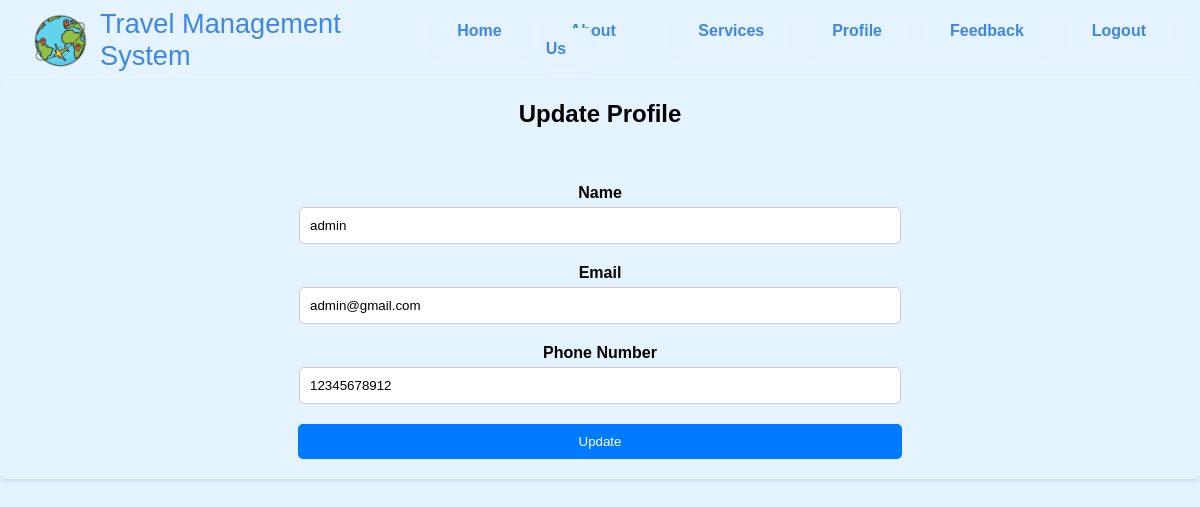
The app's page /update_customer.php (signed in) with its own data.
### tables this page shows
CREATE TABLE `user` (
  `id` int(6) UNSIGNED NOT NULL,
  `username` varchar(30) NOT NULL,
  `password` varchar(30) NOT NULL,
  `email` varchar(50) NOT NULL,
  `full_name` varchar(50) NOT NULL,
  `phone_number` varchar(20) NOT NULL,
  `user_type` enum('customer','admin') NOT NULL DEFAULT 'customer'
);

### update_customer.php (the view, shortened to what this page needs)
<?php
$host = "localhost";
$user = "root";
$password = "";
$db = "cse470";
$data = mysqli_connect($host, $user, $password, $db);
$sql = "SELECT * FROM user WHERE username = '{$_SESSION['username']}'";
$result = mysqli_query($data, $sql);
$info = $result->fetch_assoc();
?>
<!DOCTYPE html>
<html>
    <header>
    <?php
include "navbar.php"
?>
</header>
<head>
</head>
<body>
	<div class="content">
        <center>
            <h1>Update Profile</h1>
            <br><br>
            <div class="div_deg">
                <form action="#" method="POST">
                    <div>
                        <label>Name</label>
                        <input type="text" name="full_name" value="<?php echo $info['full_name']; ?>" >
                    </div>
                    <div>
                        <label>Email</label>
                        <input type="email" name="email" value="<?php echo $info['email']; ?>" >
                    </div>
                    <div>
                        <label>Phone Number</label>
                        <input type="tel" name="phone_number" value="<?php echo $info['phone_number']; ?>" >
                    </div>
                    <div>
                        <input type="submit" class="btn btn-success" name="update" value="Update" >
                    </div>
                </form>
            </div>
        </center>
	</div>
</body>
</html>

### navbar.css (style rules this page uses)
* { margin: 0; padding: 0; }
body { font-family: 'Montserrat', sans-serif; background-color: #e5f3ff; }

### update_customer.php (style rules this page uses)
body { background-color: #e5f3ff; }
.content { margin: 0 auto; padding: 20px; background-color:#e5f3ff; border-radius: 5px; box-shadow: 0 2px 4px rgba(0, 0, 0, 0.1); }
h1 { font-size: 24px; margin-bottom: 20px; text-align: center; }
label { display: block; font-weight: bold; margin-bottom: 5px; }
input[type="text"], input[type="email"], input[type="tel"] { width: 50%; padding: 10px; border: 1px solid #ccc; border-radius: 5px; margin-bottom: 20px; }
input[type="submit"] { display: block; width: 52%; padding: 10px; background-color: #007bff; color: #fff; border: none; border-radius: 5px; cursor: pointer; }

### records on screen
user: full_name "admin", email "admin@gmail.com", phone_number "12345678912"
